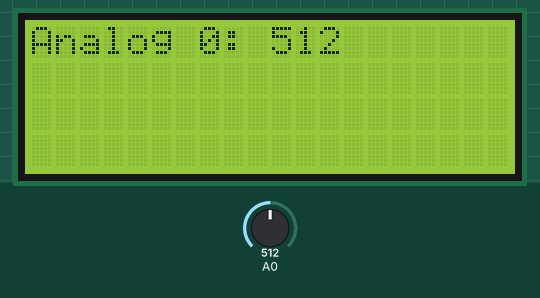
This sketch was run on a simulated Arduino Uno, built with avr-gcc and run on an emulated ATmega328P. On the bench: 20×4 character LCD. The test bench sets the inputs (shaded band); at power-on: A0 = 512.

Above: at 1.2 s.
1.3 s: A0 set to 716
At 2.3 s:
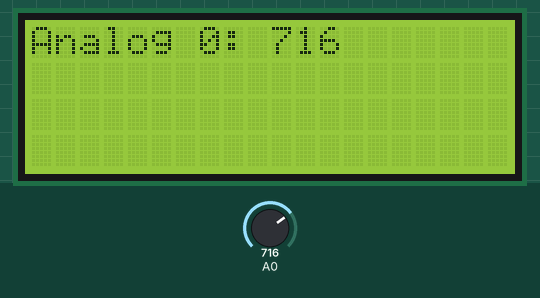
2.8 s: A0 set to 900
At 3.3 s:
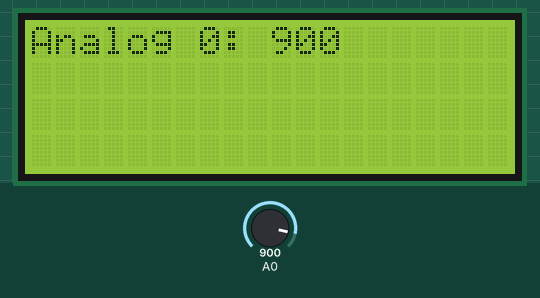
4.3 s: A0 set to 1023
At 5.3 s:
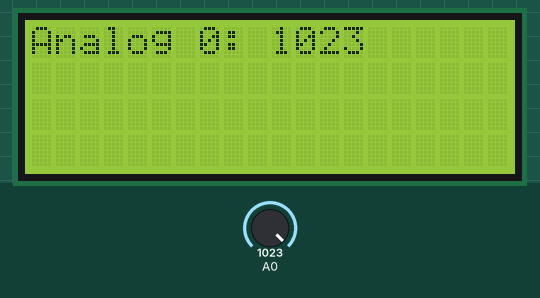
Timing chart, 0 to 7.3 s (numbered marks = the images above; inputs shaded):
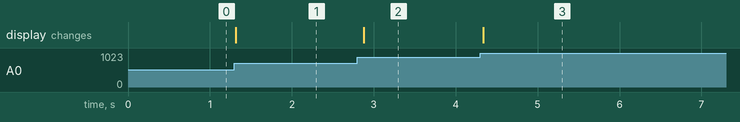

The sketch:

ex01-5.ino.ino
```cpp
// display test: write some data to the lcd

/* Connections:
 R/S : Pin 3
 R/W : not connected
 E   : Pin 4
 DB4 : Pin 6
 DB5 : Pin 7
 DB6 : Pin 8
 DB7 : Pin 9
*/

// include LCD functions:
#include <LiquidCrystal.h>

// define the LCD screen
LiquidCrystal lcd(3, 4, 6, 7, 8, 9);

// global variable, stores the result from analog pin
int analogValue;
int test = 5;

void setup()
{
  // LCD has 4 lines with 20 chars
  lcd.begin(20, 4);
}


void loop()
{
  analogValue = analogRead(A0);

  lcd.clear();
  lcd.print("Analog 0: " + String(analogValue));
   // wait for 100 ms (reduces display flickering)
  delay(100);
}


/* Usefull LCD functions:
set the current write position of the lcd to specific line and row:
  lcd.setCursor(row, line);

write onto lcd, starting at current position:
  lcd.print("abc");

clear the lcd (this writes " " into all positions and is therefore slow):
If only specific areas should be cleared use a mix of setCursor and print(" ") instead
  lcd.clear();
*/
```

Measured:
- after the input at 1.3 s, the display: changes at once (image 1)
- after the input at 2.8 s, the display: changes after 0.08 s (image 2)
- after the input at 4.3 s, the display: changes at once (image 3)
